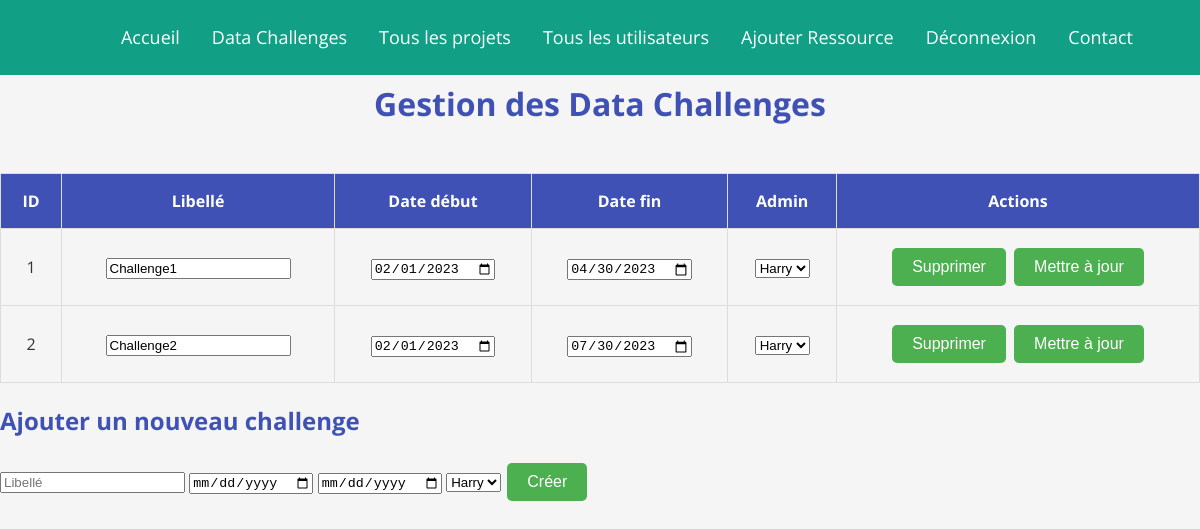
Page /php/update_challenges.php (signed in) on the committed database.
### tables this page shows
CREATE TABLE DataChallenges (
    ID INT AUTO_INCREMENT PRIMARY KEY,
    Libelle VARCHAR(255),
    DateDebut DATE,
    DateFin DATE,
    ID_Admin INT,
    FOREIGN KEY (ID_Admin) REFERENCES Utilisateurs(ID)
);

CREATE TABLE Utilisateurs (
    ID INT AUTO_INCREMENT PRIMARY KEY,
    Nom VARCHAR(255),
    Prenom VARCHAR(255),
    Entreprise VARCHAR(255),
    Telephone VARCHAR(255),
    Email VARCHAR(255),
    DateDebut DATE,
    DateFin DATE,
    MotDePasse VARCHAR(255),
    Role ENUM('Admin', 'Gestionnaire', 'Etudiant'),
    Niveau ENUM('L1','L2','L3','M1','M2','D'),
    Ecole VARCHAR(255),
    Ville VARCHAR(255)
);

### src/controllers/admin_controller.php (called while the page is built, shortened)
<?php
require_once __DIR__ . '/../classes/Database.php';
require_once __DIR__ . '/../classes/Utilisateur.php';
class AdminController extends GestionnaireController{
    public function __construct() {
        $db = new Database();
        $this->conn = $db->connect();
    }
    public function getAllDataChallenges() {
        $dataChallenges = array();
        try {
            $sql = "SELECT * FROM DataChallenges";
            $result = $this->conn->query($sql);
            if ($result && $result->num_rows > 0) {
                while ($row = $result->fetch_assoc()) {
                    $id = $row['ID'];
                    $libelle = $row['Libelle'];
                    $dateDebut = $row['DateDebut'];
                    $dateFin = $row['DateFin'];
                    $idAdmin = $row['ID_Admin'];
                    $projets = $this->getProjectsByDataChallengeId($id);
                    $defiData = new DefiData($id, $libelle, $dateDebut, $dateFin, $idAdmin, $projets);
                    $dataChallenges[] = $defiData;
                }
            }
        } catch (Exception $e) {
            echo "Erreur lors de la récupération des Data Challenges : " . $e->getMessage();
        }
        return $dataChallenges;
    }
    private function getProjectsByDataChallengeId($dataChallengeId) {
        $projets = array();
        $sql = "SELECT * FROM Projets WHERE ID_DataChallenge = ?";
        $stmt = $this->conn->prepare($sql);
        $stmt->bind_param("i", $dataChallengeId);
        $stmt->execute();
        $result = $stmt->get_result();
        if ($result && $result->num_rows > 0) {
            while ($row = $result->fetch_assoc()) {
                $id = $row['ID'];
                $nom = $row['Libelle'];
                $description = $row['Description'];
                $imageURL = $row['ImageURL'];
                $projetData = new ProjetData($id, $nom, $description, $imageURL, null, null);
                $projets[] = $projetData;
            }
        } else {
            echo "Erreur dans la requête : " . $this->conn->error;
        }
        return $projets;
    }
    public function getAllAdmins() {
        $admins = array();
        $sql = "SELECT * FROM Utilisateurs WHERE Role = 'Admin'";
        $result = $this->conn->query($sql);
        if ($result->num_rows > 0) {
            while($row = $result->fetch_assoc()) {
                $admins[] = new Utilisateur(
                    $row["ID"],
                    $row["Nom"],
                    $row["Prenom"],
                    $row["Email"],
                    $row["Telephone"],
                    $row["Ville"],
                    $row["Role"]
                );
            }
        }
        return $admins;
    }
}
?>

### src/classes/Database.php (called while the page is built, shortened)
<?php
class Database {
    private $host = "localhost";
    private $db_name = "datachallenge_db";
    private $username = "cyfafix";
    private $password = "Xx&Yd9@7deEhee";
    private $conn;
    public function connect() {
        $this->conn = null;
        try {
            $this->conn = new mysqli($this->host, $this->username, $this->password, $this->db_name);
        } catch(Exception $e) {
            echo 'Connection Error: ' . $e->getMessage();
            exit(1);
        }
        return $this->conn;
    }
    public function query($sql) {
        $result = $this->conn->query($sql);
        return $result;
    }
}
?>

### src/classes/DefiData.php (called while the page is built, shortened)
<?php
class DefiData {
    private $id;
    private $libelle;
    private $dateDebut;
    private $dateFin;
    private $idAdmin;
    public function __construct($id, $libelle, $dateDebut, $dateFin, $idAdmin, $projets) {
        $this->id = $id;
        $this->libelle = $libelle;
        $this->dateDebut = $dateDebut;
        $this->dateFin = $dateFin;
        $this->idAdmin = $idAdmin;
    }
    public function getId() {
        return $this->id;
    }
    public function getLibelle() {
        return $this->libelle;
    }
    public function getDateDebut() {
        return $this->dateDebut;
    }
    public function getDateFin() {
        return $this->dateFin;
    }
    public function getIdAdmin() {
        return $this->idAdmin;
    }
}
?>

### src/classes/Utilisateur.php (called while the page is built, shortened)
<?php
class Utilisateur {
  protected $prenom;
  protected $email;
  public function __construct($ID = null, $nom = null, $prenom = null, $email = null, $motDePasse = null, $telephone = null, $ville = null, $role = null) {
    $this->prenom = $prenom;
    $this->email = $email;
}
  public function getID() {
    $db = new Database();
    $db->connect();
    $sql = "SELECT ID FROM Utilisateurs WHERE Email='" . $this->email . "'";
    $result = $db->query($sql);
    if ($result->num_rows > 0) {
        while($row = $result->fetch_assoc()) {
            return $row["ID"];
        }
    } else {
        $db->close();
        throw new Exception("Aucun utilisateur avec l'email : " . $this->email);
    }
  }
  public function getPrenom() {
    return $this->prenom;
  }
}
?>

### public/php/update_challenges.php (the view, shortened to what this page needs)
<?php
require_once __DIR__ . '/../../src/controllers/admin_controller.php';
require_once __DIR__ . '/../../src/classes/DefiData.php';
$adminController = new AdminController();
$challenges = $adminController->getAllDataChallenges();
$admins = $adminController->getAllAdmins();
?>
<!DOCTYPE html>
<html>
<head>
    <link href="/public/css/update_challenges.css" rel="stylesheet">
    <link href="/public/css/header.css" rel="stylesheet">
</head>
<body>
<header class="custom-header">
        <?php include('./header.php'); ?>
</header>
<main>
<h1>Gestion des Data Challenges</h1>
<table border="1">
    <tr>
        <th>ID</th>
        <th>Libellé</th>
        <th>Date début</th>
        <th>Date fin</th>
        <th>Admin</th>
        <th>Actions</th>
    </tr>
    <?php foreach ($challenges as $challenge) : ?>
        <form method="POST">
        <tr>
            <td><?= $challenge->getId(); ?></td>
            <td><input type="text" name="libelle" value="<?= $challenge->getLibelle(); ?>"></td>
            <td><input type="date" name="dateDebut" value="<?= $challenge->getDateDebut(); ?>"></td>
            <td><input type="date" name="dateFin" value="<?= $challenge->getDateFin(); ?>"></td>
            <td>
                <select name="idAdmin">
                    <?php foreach ($admins as $admin) : ?>
                        <option value="<?= $admin->getId(); ?>" <?= $challenge->getIdAdmin() == $admin->getId() ? 'selected' : '' ?>><?= $admin->getPrenom(); ?></option>
                    <?php endforeach; ?>
                </select>
            </td>
            <td>
                <button type="submit" name="delete" value="<?= $challenge->getId(); ?>">Supprimer</button>
                <button type="submit" name="update" value="<?= $challenge->getId(); ?>">Mettre à jour</button>
            </td>
        </tr>
        </form>
    <?php endforeach; ?>
</table>
<h2>Ajouter un nouveau challenge</h2>
<form method="POST">
    <input type="text" name="libelle" placeholder="Libellé">
    <input type="date" name="dateDebut" placeholder="Date de début">
    <input type="date" name="dateFin" placeholder="Date de fin">
    <select name="idAdmin">
        <?php foreach ($admins as $admin) : ?>
            <option value="<?= $admin->getId(); ?>"><?= $admin->getPrenom(); ?></option>
        <?php endforeach; ?>
    </select>
    <button type="submit" name="create">Créer</button>
</form>
        </main>
</body>
</html>

### public/css/update_challenges.css (style rules this page uses)
body { font-family: 'Open Sans', sans-serif; font-size: 16px; line-height: 1.5; color: #333; background-color: #f5f5f5; margin: 0; padding: 0; overflow-x: hidden; }
.custom-header { background-color: #3F51B5; color: #fff; padding: 10px; text-align: center; }
h1 { text-align: center; padding-bottom: 2%; }
h1, h2 { color: #3F51B5; }
table { border-collapse: collapse; width: 100%; margin-top: 20px; }
table, th, td { border: 1px solid #ddd; padding: 15px; text-align: center; }
th { background-color: #3F51B5; color: white; }
button { background-color: #4CAF50; color: white; padding: 10px 20px; text-align: center; text-decoration: none; display: inline-block; font-size: 16px; margin: 4px 2px; cursor: pointer; border: none; border-radius: 5px; }
form { margin-bottom: 20px; }
.custom-header { background-color: #333; color: #fff; padding: 10px 0; text-align: center; margin-bottom: 5%; width: 100%; }

### public/css/header.css (style rules this page uses)
.custom-header { grid-area: header; height: 100%; z-index: 2000; }

### rows in the picture
datachallenges: ID_Admin "1", libelle "Challenge1", dateDebut "02/01/2023", dateFin "04/30/2023", idAdmin "Harry"
datachallenges: ID "2", libelle "Challenge2", dateDebut "02/01/2023", dateFin "07/30/2023", idAdmin "Harry"

### other values in the picture
form field idAdmin "Harry"
